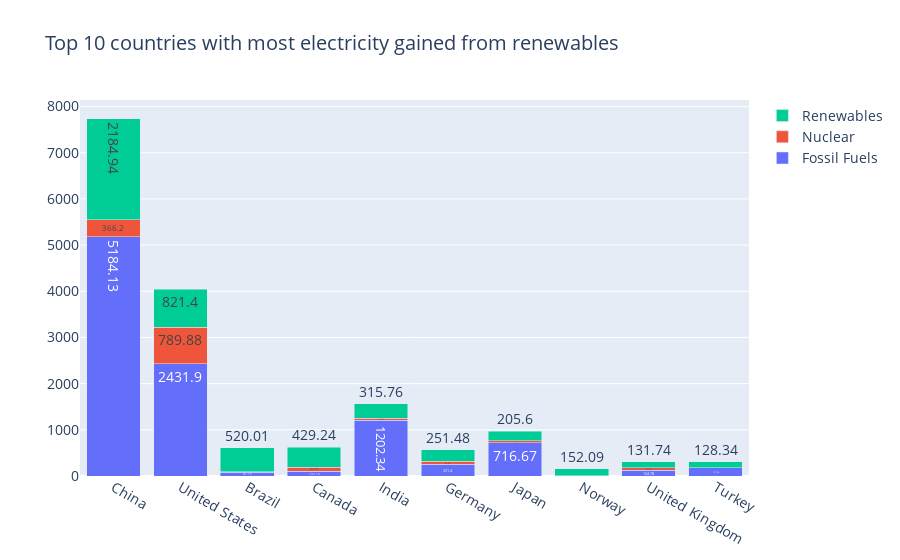
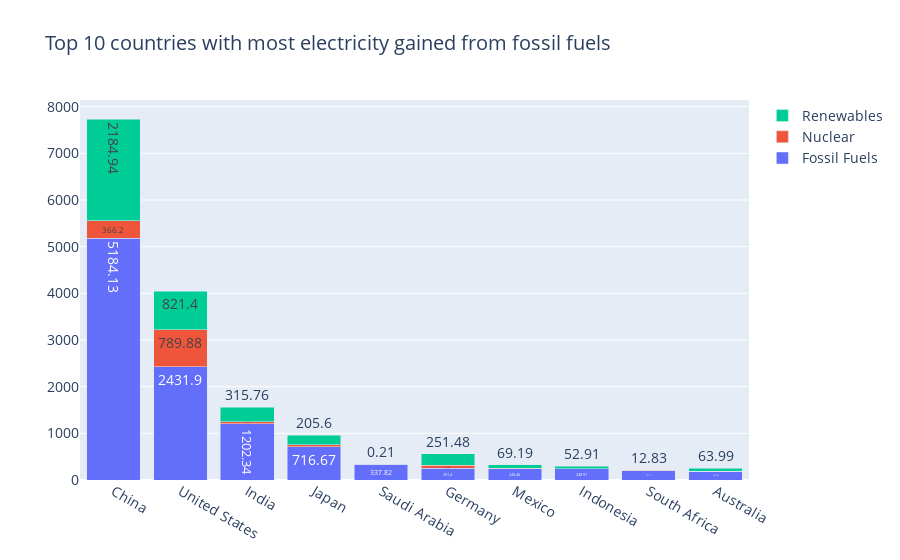

The notebook cell these images were saved under, in order:
### Markdown cell above
### The First Argument of Your First Perspective

### Code cell
df = pd.read_csv('../datasets/sus.csv')

df = df[df["Year"] == 2020]

# Top 10 countries most renewable energy
df_sorted = df.sort_values('Electricity from renewables (TWh)', ascending=False)
df_top10 = df_sorted.head(10)

trace1 = go.Bar(
    x = df_top10['Entity'],
    y = df_top10['Electricity from fossil fuels (TWh)'],
    name='Fossil Fuels',
    text = df_top10['Electricity from fossil fuels (TWh)'],
)

trace2 = go.Bar(
    x = df_top10['Entity'],
    y = df_top10['Electricity from nuclear (TWh)'],
    name='Nuclear',
    text = df_top10['Electricity from nuclear (TWh)'],
)

trace3 = go.Bar(
    x = df_top10['Entity'],
    y = df_top10['Electricity from renewables (TWh)'],
    name='Renewables',
    text = df_top10['Electricity from renewables (TWh)'],
)

fig = go.Figure(data=[trace1, trace2, trace3], layout=go.Layout(barmode='stack', font_size = 14,
                                                                title= "Top 10 countries with most electricity gained from renewables")).show()


# Top 10 countries most fossil fuels
df_sorted = df.sort_values('Electricity from fossil fuels (TWh)', ascending=False)
df_top10 = df_sorted.head(10)

trace1 = go.Bar(
    x = df_top10['Entity'],
    y = df_top10['Electricity from fossil fuels (TWh)'],
    name='Fossil Fuels',
    text = df_top10['Electricity from fossil fuels (TWh)'],
)

trace2 = go.Bar(
    x = df_top10['Entity'],
    y = df_top10['Electricity from nuclear (TWh)'],
    name='Nuclear',
    text = df_top10['Electricity from nuclear (TWh)'],
)

trace3 = go.Bar(
    x = df_top10['Entity'],
    y = df_top10['Electricity from renewables (TWh)'],
    name='Renewables',
    text = df_top10['Electricity from renewables (TWh)'],
)

fig = go.Figure(data=[trace1, trace2, trace3], layout=go.Layout(barmode='stack', font_size = 14,
                                                                title= "Top 10 countries with most electricity gained from fossil fuels")).show()

### Figure 1 — Plotly figure (JSON) as saved in the notebook; plotly's stock layout.template omitted (floating-point values rounded to 4 significant figures)
{"data": [{"name": "Fossil Fuels", "text": [5184.0, 2432.0, 81.15, 102.2, 1202.0, 251.4, 716.7, 2.2, 124.8, 177.1], "type": "bar", "x": ["China", "United States", "Brazil", "Canada", "India", "Germany", "Japan", "Norway", "United Kingdom", "Turkey"], "y": [5184.0, 2432.0, 81.15, 102.2, 1202.0, 251.4, 716.7, 2.2, 124.8, 177.1]}, {"name": "Nuclear", "text": [366.2, 789.9, 13.21, 92.65, 44.61, 64.38, 41.86, 0, 50.85, 0], "type": "bar", "x": ["China", "United States", "Brazil", "Canada", "India", "Germany", "Japan", "Norway", "United Kingdom", "Turkey"], "y": [366.2, 789.9, 13.21, 92.65, 44.61, 64.38, 41.86, 0, 50.85, 0]}, {"name": "Renewables", "text": [2185.0, 821.4, 520.0, 429.2, 315.8, 251.5, 205.6, 152.1, 131.7, 128.3], "type": "bar", "x": ["China", "United States", "Brazil", "Canada", "India", "Germany", "Japan", "Norway", "United Kingdom", "Turkey"], "y": [2185.0, 821.4, 520.0, 429.2, 315.8, 251.5, 205.6, 152.1, 131.7, 128.3]}], "layout": {"barmode": "stack", "font": {"size": 14}, "title": {"text": "Top 10 countries with most electricity gained from renewables"}}}

### Figure 2 — Plotly figure (JSON) as saved in the notebook; plotly's stock layout.template omitted (floating-point values rounded to 4 significant figures)
{"data": [{"name": "Fossil Fuels", "text": [5184.0, 2432.0, 1202.0, 716.7, 337.8, 251.4, 245.5, 238.9, 197.5, 186.9], "type": "bar", "x": ["China", "United States", "India", "Japan", "Saudi Arabia", "Germany", "Mexico", "Indonesia", "South Africa", "Australia"], "y": [5184.0, 2432.0, 1202.0, 716.7, 337.8, 251.4, 245.5, 238.9, 197.5, 186.9]}, {"name": "Nuclear", "text": [366.2, 789.9, 44.61, 41.86, null, 64.38, 10.87, null, 11.62, 0], "type": "bar", "x": ["China", "United States", "India", "Japan", "Saudi Arabia", "Germany", "Mexico", "Indonesia", "South Africa", "Australia"], "y": [366.2, 789.9, 44.61, 41.86, null, 64.38, 10.87, null, 11.62, 0]}, {"name": "Renewables", "text": [2185.0, 821.4, 315.8, 205.6, 0.21, 251.5, 69.19, 52.91, 12.83, 63.99], "type": "bar", "x": ["China", "United States", "India", "Japan", "Saudi Arabia", "Germany", "Mexico", "Indonesia", "South Africa", "Australia"], "y": [2185.0, 821.4, 315.8, 205.6, 0.21, 251.5, 69.19, 52.91, 12.83, 63.99]}], "layout": {"barmode": "stack", "font": {"size": 14}, "title": {"text": "Top 10 countries with most electricity gained from fossil fuels"}}}
